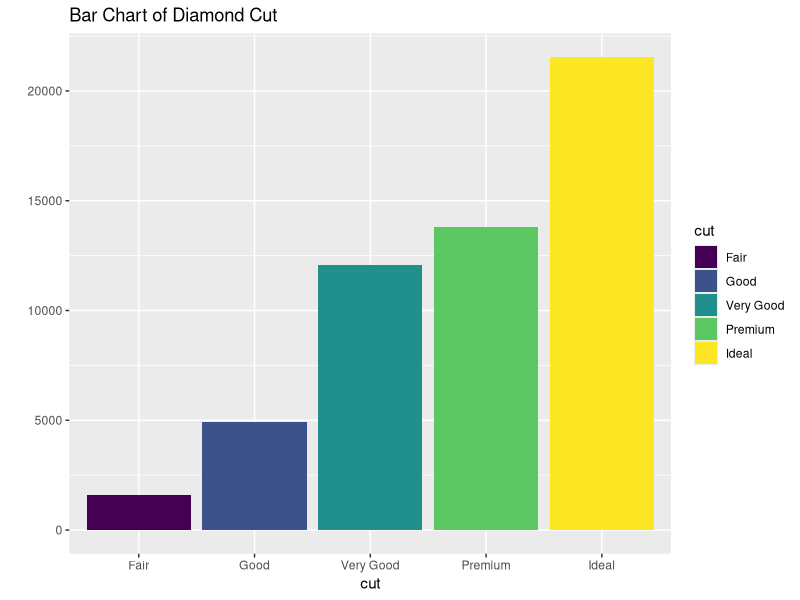
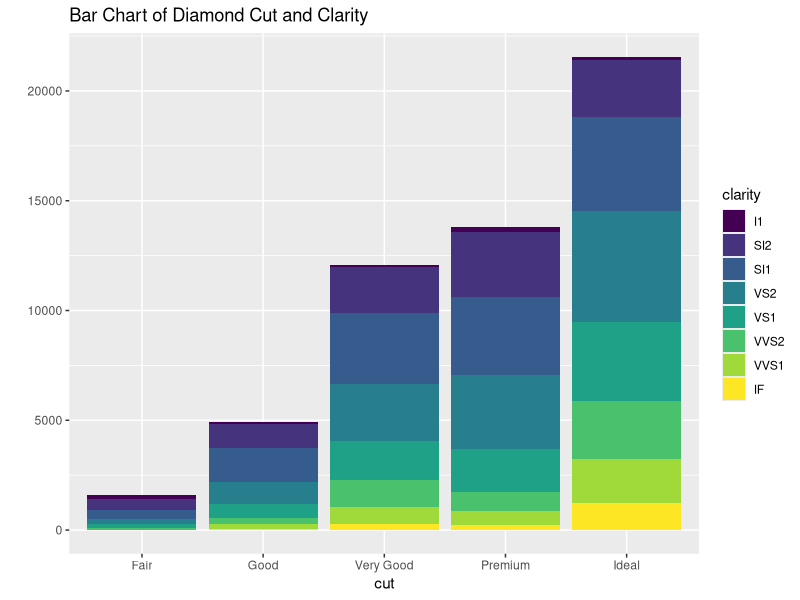
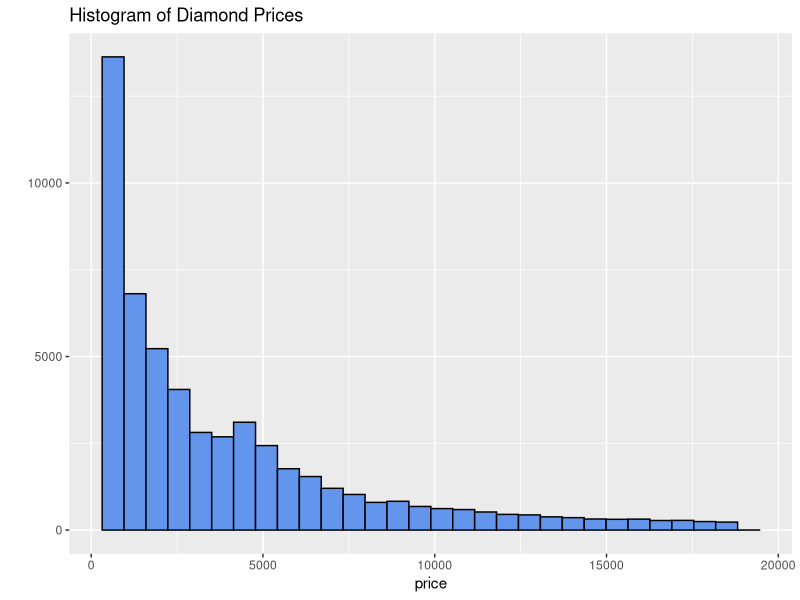
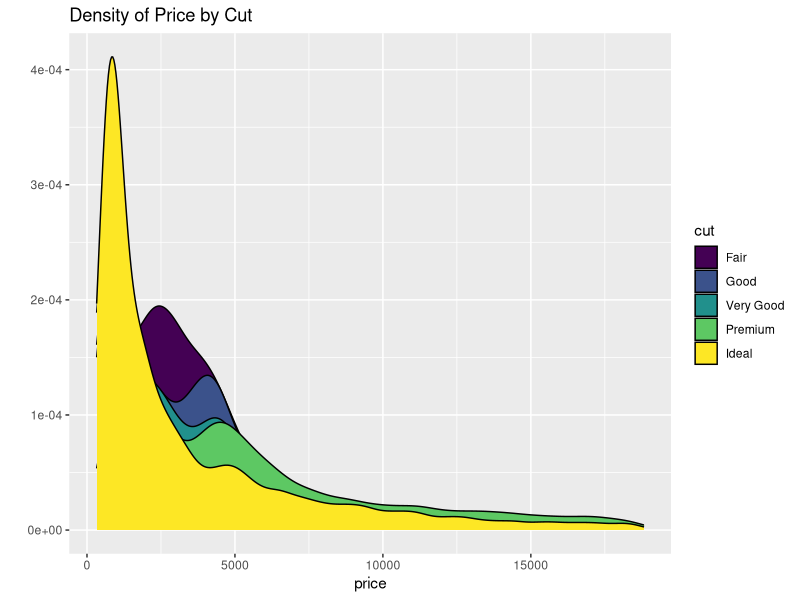
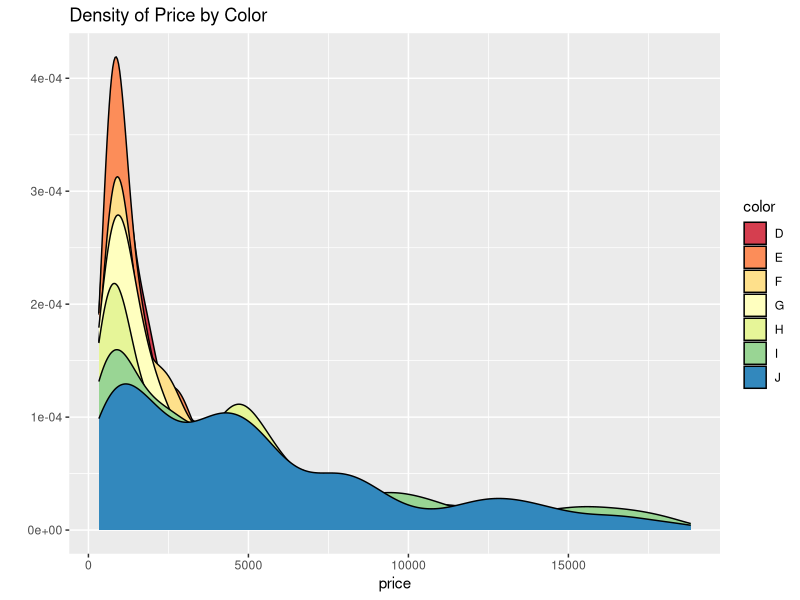
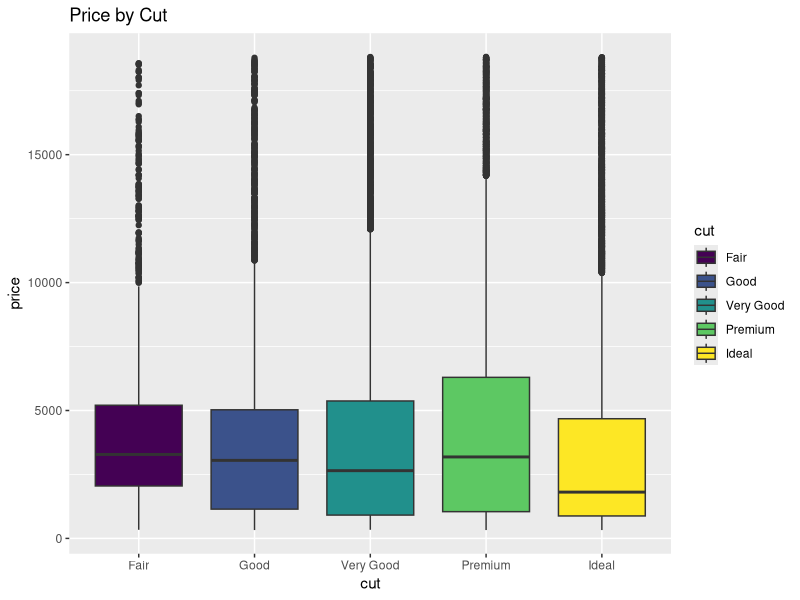
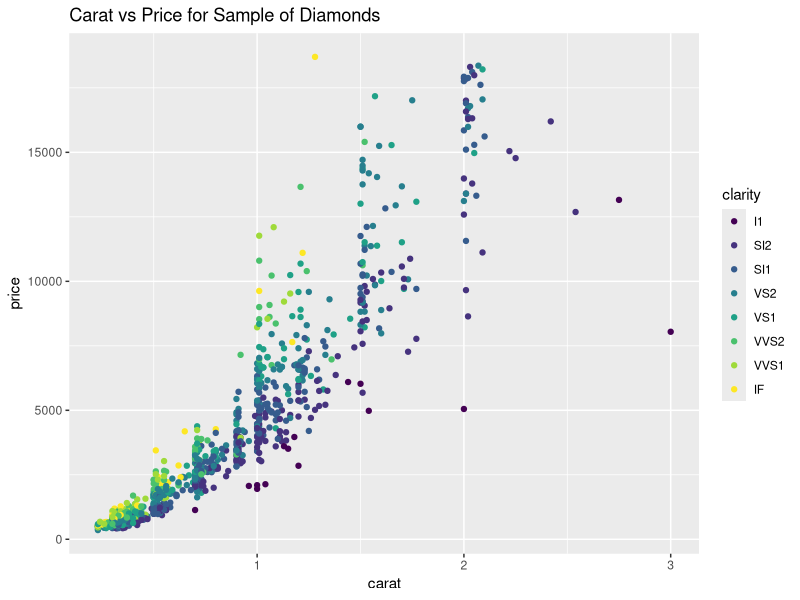
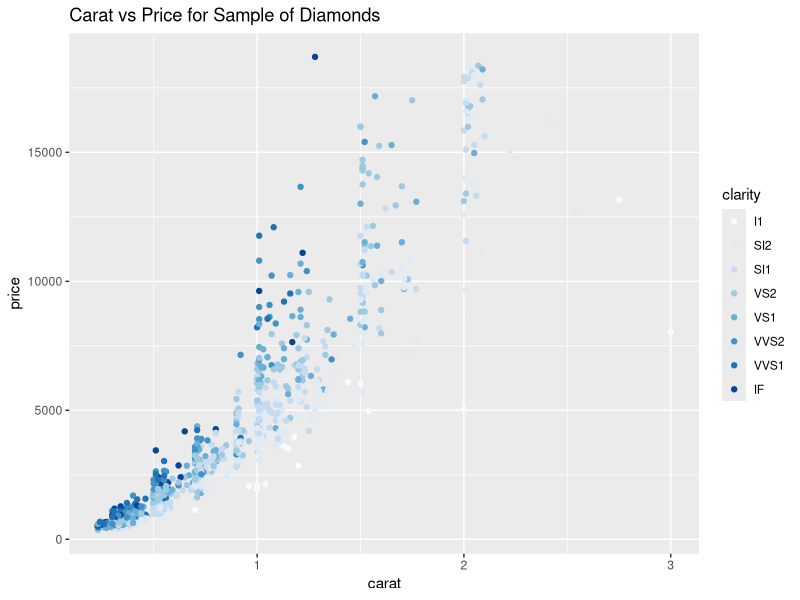

The R script that drew these images, in order:
## ---- chunk 1
library(ggplot2)
library(RColorBrewer)  #Color palettes for plotting
str(diamonds)

## ---- chunk 2
qplot(cut, data=diamonds, fill=cut, 
      main="Bar Chart of Diamond Cut")

## ---- chunk 3
qplot(cut, data=diamonds, fill=clarity, geom="bar", 
      main="Bar Chart of Diamond Cut and Clarity")
## ---- chunk 4
qplot(price, data=diamonds, geom="histogram", 
      main="Histogram of Diamond Prices", 
      fill=I("cornflowerblue"), colour = I("black"))
## ---- chunk 5
qplot(price, data=diamonds, geom="density", fill=cut, 
      main="Density of Price by Cut")
## ---- chunk 6
qplot(price, data=diamonds, geom="density", fill=color, 
      main="Density of Price by Color") +
  scale_fill_brewer(palette="Spectral")
## ---- chunk 7
qplot(cut, price, data=diamonds, geom="boxplot", fill=cut, 
      main="Price by Cut")
## ---- chunk 8
set.seed(12345)
dsamp <- diamonds[sample(nrow(diamonds), 1000), ]
## ---- chunk 9
(q1 <- qplot(carat, price, data=dsamp, colour=clarity, 
             main="Carat vs Price for Sample of Diamonds"))
## ---- chunk 10
q1 + scale_colour_brewer()
## ---- chunk 11
q1 + scale_colour_brewer(palette="Paired")
## ---- chunk 12
qplot(carat, price, data=dsamp, geom=c("point", "smooth"),
      colour=clarity,
      main="Regression of Price on Carat for each Clarity")
## ---- chunk 13
qplot(carat, price, data=dsamp, colour=clarity, facets=~cut)
## ---- chunk 14
air <- airquality
air$NewDate <- as.Date(paste(air$Month,air$Day,"1973", sep="/"), "%m/%d/%Y")
qplot(NewDate, Ozone, data=subset(air, !is.na(Ozone)), geom="line", 
      main="Ozone over Time")
## ---- chunk 15
qplot(date, unemploy, data=economics, geom="path", 
      main="Unemployment over Time", ylab="Unemployment (Thousands)")

## ---- chunk 16
str(AirPassengers)
qplot(time(AirPassengers), AirPassengers, geom="line", main="Monthly International Airline Passengers")
